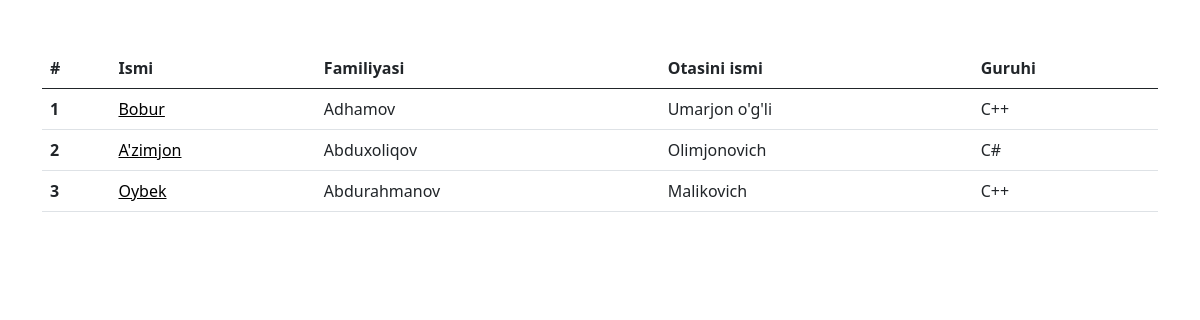
The page /student/ on the database its author committed.
### student/models.py (models this page shows, shortened)
class Student(models.Model):
    first_name = models.CharField(max_length=255)
    last_name = models.CharField(max_length=255)
    middle_name = models.CharField(max_length=255)
    birthday = models.DateField(default=timezone.now)
    group = models.ForeignKey(Class, on_delete=models.PROTECT, related_name='students')
    date_added = models.DateTimeField(auto_now_add=True, null=True)

class Class(models.Model):
    name = models.CharField(max_length=255)
    description = models.TextField()
    date_created = models.DateTimeField(auto_now_add=True)
    def __str__(self):
        return self.name

### student/views.py (the view)
# urls.py: path('student/', views.StudentListView.as_view(), name='student'),
class StudentListView(generic.ListView):
    model = Student
    template_name = 'student/student.html'

### student/templates/student/student.html
{% extends 'main.html' %}
{% block content %}
<table class="table">
  <thead>
    <tr>
      <th scope="col">#</th>
      <th scope="col">Ismi</th>
      <th scope="col">Familiyasi</th>
      <th scope="col">Otasini ismi</th>
      <th scope="col">Guruhi</th>
    </tr>
  </thead>
  <tbody>
    {% for object in object_list %}
    <tr>
      <th scope="row">{{ forloop.counter }}</th>
      <td><a href="{% url 'student-detail' object.id %}" style="color: black">{{ object.first_name }}</a></td>
      <td>{{ object.last_name }}</td>
      <td>{{ object.middle_name }}</td>
      <td>{{ object.group }}</td>
    </tr>
    {% endfor %}
  </tbody>
</table>
{% endblock content %}

### rows shown on the page
Student: first_name "Bobur", last_name "Adhamov", middle_name "Umarjon o'g'li", group "C++"
Student: first_name "A'zimjon", last_name "Abduxoliqov", middle_name "Olimjonovich", group "C#"
Student: first_name "Oybek", last_name "Abdurahmanov", middle_name "Malikovich", group "C++"
